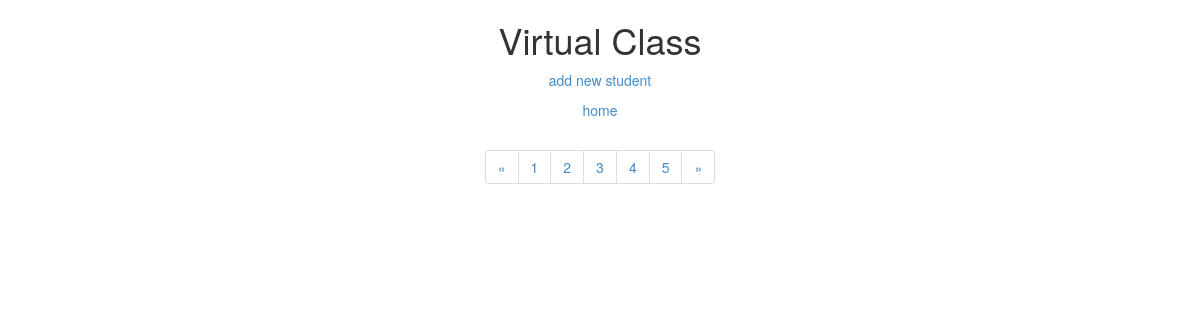
The app's page /index.php/student/page/2, older data.
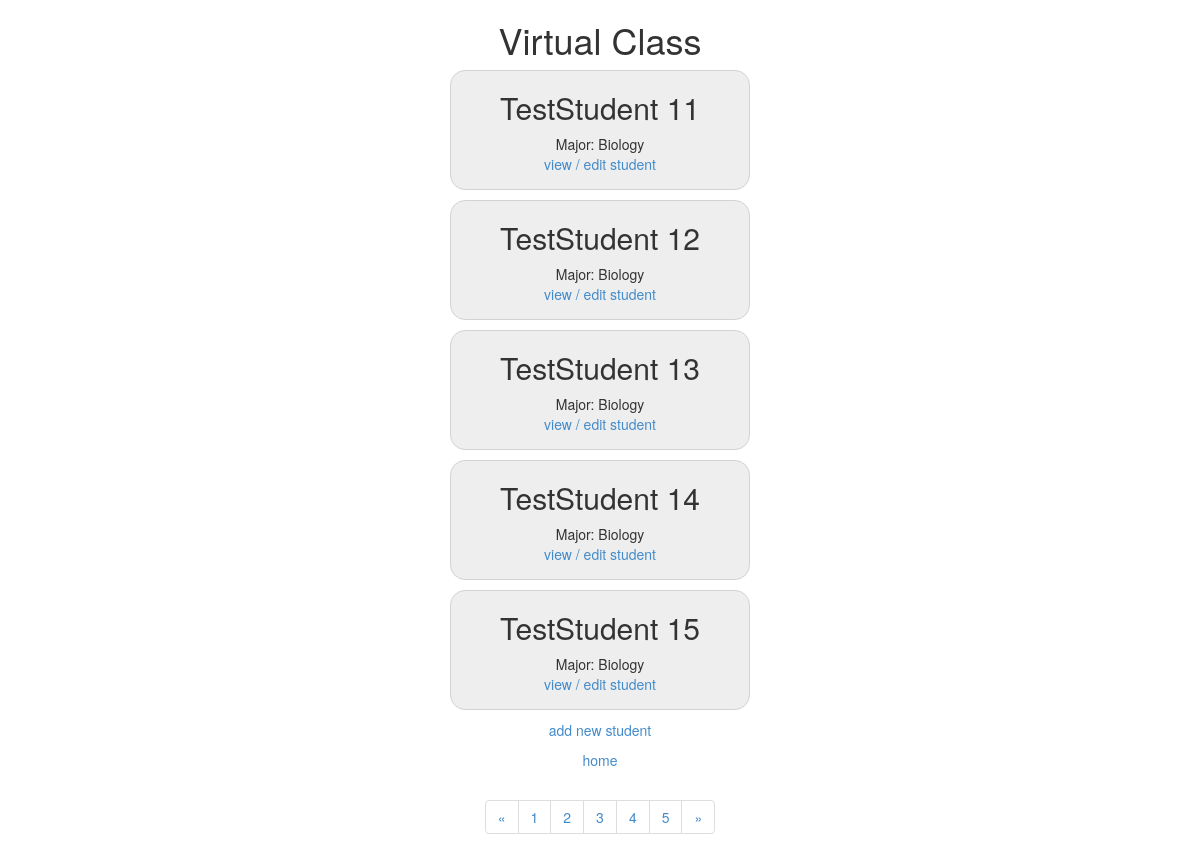
The same page, newer data.
### tables this page shows
CREATE TABLE `student` (
  `id` int(11) NOT NULL AUTO_INCREMENT,
  `firstname` varchar(128) NOT NULL,
  `middlename` varchar(128) DEFAULT NULL,
  `lastname` varchar(128) NOT NULL,
  `dob` datetime DEFAULT NULL,
  `major_id` int(11) DEFAULT NULL,
  PRIMARY KEY (`id`),
  KEY `major_id` (`major_id`),
  CONSTRAINT `student_ibfk_1` FOREIGN KEY (`major_id`) REFERENCES `dept` (`id`) ON DELETE CASCADE
);

### application/controllers/student.php (called while the page is built, shortened)
<?php
class Student extends CI_Controller {
	public function __construct()
	{
		$this->load->model('student_model');
		$this->load->model('dept_model');
		$this->load->model('enrollment_model');
	}
	public function page($pagenum)
	{
		$data['students'] = $this->student_model->get_students($id=FALSE, $pagenum);
		$data['title'] = 'students list';
		$data['pagenum'] = $pagenum;
		$this->load->view('templates/header', $data);
		$this->load->view('student/page', $data);
		$this->load->view('templates/footer');
	}
}

### index.php (called while the page is built, shortened)
<?php
require_once BASEPATH.'core/CodeIgniter.php';

### application/models/student_model.php (called while the page is built, shortened)
<?php
class Student_model extends CI_Model {
	public function get_students($id=FALSE,$pagenum=1)
	{
		if ($id === FALSE)
		{
			$query = $this->db->get('student',20,20*($pagenum-1));
			$results = $query->result_array();
			for ($i = 0; $i < count($results); ++$i) {
			    $id = $results[$i]['major_id'];
			    $this->db->select('name');
			    $this->db->where('id', $id);
			    $q = $this->db->get('dept');
			    foreach ($q->result() as $row)
			    {
			         $dept_name = $row->name;
			    }
			    $results[$i]['dept_name'] = $dept_name;
			}
			return $results;
		}
		$query = $this->db->get_where('student', array('id' => $id));
		$row = $query->row_array();
		$major_id = $row['major_id'];
		$this->db->select('name');
		$this->db->where('id', $major_id);
		$q = $this->db->get('dept');
		$dept_name = $q->row()->name;
		$row['dept_name'] = $dept_name;
		return $row;
	}
}

### application/views/student/page.php (the view)
<div id="wrap">
	<ul class ="students">
		<?php foreach ($students as $student_item): ?>
		<li>
		    <h2><?php echo $student_item['firstname'].' '.$student_item['middlename'].' '.$student_item['lastname'] ?></h2>
		    <div class="main">
		    	<?php echo "Major:" ?>
		        <?php echo $student_item['dept_name'] ?>
		    </div>
		    <p><a href="<?php echo base_url();?>index.php/student/view/<?php echo $student_item['id'] ?>">view / edit student </a></p>
		</li>
		<?php endforeach ?>
	</ul>
	<p><a href="<?php echo base_url();?>index.php/student/create">add new student </a></p>
	<p><a href="<?php echo base_url();?>index.php/">home</a> </p>
	<ul class="pagination">
	  <li><a href="<?php echo base_url();?>index.php/student/page/<?php echo max(1, $pagenum-1)?>">&laquo;</a></li>
	  <li><a href="<?php echo base_url();?>index.php/student/page/1">1</a></li>
	  <li><a href="<?php echo base_url();?>index.php/student/page/2">2</a></li>
	  <li><a href="<?php echo base_url();?>index.php/student/page/3">3</a></li>
	  <li><a href="<?php echo base_url();?>index.php/student/page/4">4</a></li>
	  <li><a href="<?php echo base_url();?>index.php/student/page/5">5</a></li>
	  <li><a href="<?php echo base_url();?>index.php/student/page/<?php echo $pagenum+1?>">&raquo;</a></li>
	</ul>
</div>

Row changes from the older to the newer data that the page shows:
added student: firstname "TestStudent", lastname "11", dept_name "Biology"
added student: firstname "TestStudent", lastname "12", dept_name "Biology"
added student: firstname "TestStudent", lastname "13", dept_name "Biology"
added student: firstname "TestStudent", lastname "14", dept_name "Biology"
added student: firstname "TestStudent", lastname "15", dept_name "Biology"
